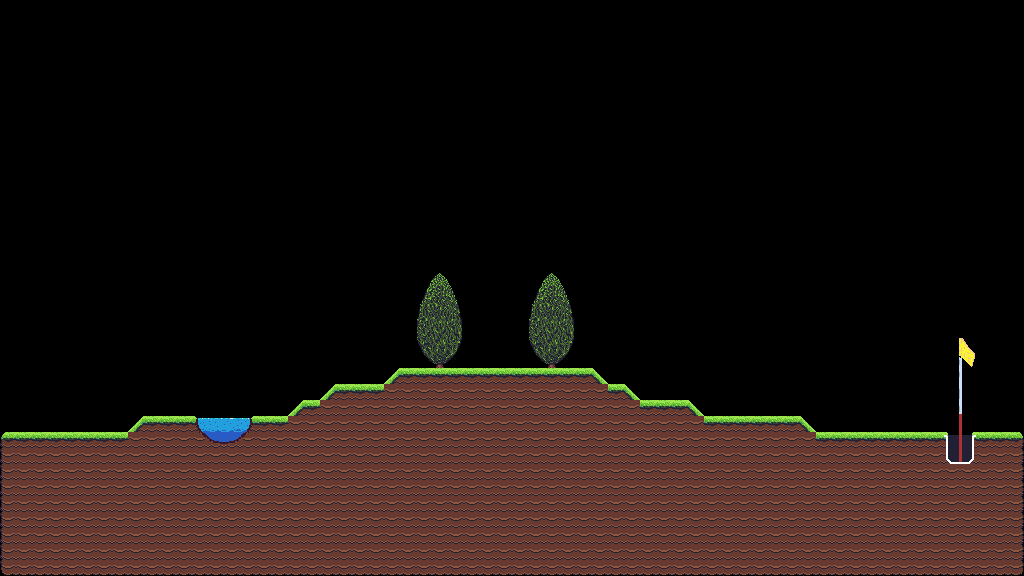

Below is a game level as drawn by its tile map, then a one-line description and the .tmx that defines it (tile-layer data replaced by summaries):
An orthogonal 64x36 tile map with 16x16 px tiles, 1 tile layer (Level), 2 tilesets and 209 objects (122x collide, 2x juniper, 2x finish).

<map version="1.10" tiledversion="1.11.1" orientation="orthogonal" renderorder="right-down" width="64" height="36" tilewidth="16" tileheight="16" infinite="0" nextlayerid="9" nextobjectid="9277">
 <tileset firstgid="1" name="prototype" tilewidth="16" tileheight="16" tilecount="128" columns="16">
  <image source="images/prototype.png" width="256" height="128" />
  <tile id="0" type="ground" />
  <tile id="1" type="ground" />
  <tile id="2" type="ground" />
  <tile id="3" type="ground" />
  <tile id="4" type="ground" />
 </tileset>
 <tileset firstgid="129" name="all2" tilewidth="16" tileheight="16" tilecount="210" columns="14">
  <image source="images/all2.png" width="224" height="244" />
 </tileset>
 <layer id="1" name="Level" width="64" height="36">
  <data>[2304 cells, 728 non-empty, 54 distinct tile ids]</data>
 </layer>
 <objectgroup id="8" name="Pool_Object">
  <object id="9266" x="198.875" y="428.25">
   <polygon points="0,0 13.5,13.5 35.625,14 49.375,0.75 34.625,18.375 9.125,17.75" />
  </object>
  <object id="9266" x="198.875" y="428.25">
   <polygon points="0,0 13.5,13.5 35.625,14 49.375,0.75 34.625,18.375 9.125,17.75" />
  </object>
 </objectgroup>
 <objectgroup id="7" name="Bushes_Leaf_Object">
  <object id="9121" name="juniper" x="416" y="272" width="51" height="94.5" />
  <object id="9130" name="juniper" x="528" y="272" width="51" height="94.5" />
 </objectgroup>
 <objectgroup id="6" name="Bushes_Object">
  <object id="9117" x="421.818" y="302.546">
   <polygon points="0,0 18,-28.7273 34,-0.181818" />
  </object>
  <object id="9118" x="421.909" y="303.647">
   <polygon points="0,0 34,-0.919192 38.9091,31.6202 -3.81818,32.1717" />
  </object>
  <object id="9119" x="417.909" y="336.553">
   <polygon points="0,0 42.8182,-0.643514 37.5455,15.5363 5.54545,15.7201" />
  </object>
  <object id="9120" x="424" y="352.916">
   <polygon points="0,0 31.0909,-0.280098 21,9.71007 11.1818,10.0835" />
  </object>
  <object id="9117" x="421.818" y="302.546">
   <polygon points="0,0 18,-28.7273 34,-0.181818" />
  </object>
  <object id="9118" x="421.909" y="303.647">
   <polygon points="0,0 34,-0.919192 38.9091,31.6202 -3.81818,32.1717" />
  </object>
  <object id="9119" x="417.909" y="336.553">
   <polygon points="0,0 42.8182,-0.643514 37.5455,15.5363 5.54545,15.7201" />
  </object>
  <object id="9120" x="424" y="352.916">
   <polygon points="0,0 31.0909,-0.280098 21,9.71007 11.1818,10.0835" />
  </object>
  <object id="9126" x="533.818" y="302.546">
   <polygon points="0,0 18,-28.7273 34,-0.181818" />
  </object>
  <object id="9127" x="533.909" y="303.647">
   <polygon points="0,0 34,-0.919192 38.9091,31.6202 -3.81818,32.1717" />
  </object>
  <object id="9128" x="529.909" y="336.553">
   <polygon points="0,0 42.8182,-0.643514 37.5455,15.5363 5.54545,15.7201" />
  </object>
  <object id="9129" x="536" y="352.916">
   <polygon points="0,0 31.0909,-0.280098 21,9.71007 11.1818,10.0835" />
  </object>
  <object id="9126" x="533.818" y="302.546">
   <polygon points="0,0 18,-28.7273 34,-0.181818" />
  </object>
  <object id="9127" x="533.909" y="303.647">
   <polygon points="0,0 34,-0.919192 38.9091,31.6202 -3.81818,32.1717" />
  </object>
  <object id="9128" x="529.909" y="336.553">
   <polygon points="0,0 42.8182,-0.643514 37.5455,15.5363 5.54545,15.7201" />
  </object>
  <object id="9129" x="536" y="352.916">
   <polygon points="0,0 31.0909,-0.280098 21,9.71007 11.1818,10.0835" />
  </object>
 </objectgroup>
 <objectgroup id="2" name="Ground_Object">
  <object id="9061" type="collide" x="1008" y="432" width="16" height="16" />
  <object id="9062" type="collide" x="0" y="432" width="16" height="16" />
  <object id="9063" type="collide" x="400" y="368" width="16" height="16" />
  <object id="9064" type="collide" x="464" y="368" width="16" height="16" />
  <object id="9065" type="collide" x="480" y="368" width="16" height="16" />
  <object id="9066" type="collide" x="496" y="368" width="16" height="16" />
  <object id="9067" type="collide" x="512" y="368" width="16" height="16" />
  <object id="9068" type="collide" x="576" y="368" width="16" height="16" />
  <object id="9069" type="collide" x="336" y="384" width="16" height="16" />
  <object id="9070" type="collide" x="352" y="384" width="16" height="16" />
  <object id="9071" type="collide" x="368" y="384" width="16" height="16" />
  <object id="9072" type="collide" x="608" y="384" width="16" height="16" />
  <object id="9073" type="collide" x="304" y="400" width="16" height="16" />
  <object id="9074" type="collide" x="640" y="400" width="16" height="16" />
  <object id="9075" type="collide" x="656" y="400" width="16" height="16" />
  <object id="9076" type="collide" x="672" y="400" width="16" height="16" />
  <object id="9077" type="collide" x="144" y="416" width="16" height="16" />
  <object id="9078" type="collide" x="160" y="416" width="16" height="16" />
  <object id="9079" type="collide" x="176" y="416" width="16" height="16" />
  <object id="9080" type="collide" x="256" y="416" width="16" height="16" />
  <object id="9081" type="collide" x="272" y="416" width="16" height="16" />
  <object id="9082" type="collide" x="704" y="416" width="16" height="16" />
  <object id="9083" type="collide" x="720" y="416" width="16" height="16" />
  <object id="9084" type="collide" x="736" y="416" width="16" height="16" />
  <object id="9085" type="collide" x="752" y="416" width="16" height="16" />
  <object id="9086" type="collide" x="768" y="416" width="16" height="16" />
  <object id="9087" type="collide" x="784" y="416" width="16" height="16" />
  <object id="9088" type="collide" x="16" y="432" width="16" height="16" />
  <object id="9089" type="collide" x="32" y="432" width="16" height="16" />
  <object id="9090" type="collide" x="48" y="432" width="16" height="16" />
  <object id="9091" type="collide" x="64" y="432" width="16" height="16" />
  <object id="9092" type="collide" x="80" y="432" width="16" height="16" />
  <object id="9093" type="collide" x="96" y="432" width="16" height="16" />
  <object id="9094" type="collide" x="112" y="432" width="16" height="16" />
  <object id="9095" type="collide" x="816" y="432" width="16" height="16" />
  <object id="9096" type="collide" x="832" y="432" width="16" height="16" />
  <object id="9097" type="collide" x="848" y="432" width="16" height="16" />
  <object id="9098" type="collide" x="864" y="432" width="16" height="16" />
  <object id="9099" type="collide" x="880" y="432" width="16" height="16" />
  <object id="9100" type="collide" x="896" y="432" width="16" height="16" />
  <object id="9101" type="collide" x="912" y="432" width="16" height="16" />
  <object id="9102" type="collide" x="928" y="432" width="16" height="16" />
  <object id="9103" type="collide" x="976" y="432" width="16" height="16" />
  <object id="9104" type="collide" x="992" y="432" width="16" height="16" />
  <object id="9105" type="collide" x="0" y="560" width="16" height="16" />
  <object id="9106" type="collide" x="0" y="448" width="16" height="16" />
  <object id="9107" type="collide" x="0" y="464" width="16" height="16" />
  <object id="9108" type="collide" x="0" y="480" width="16" height="16" />
  <object id="9109" type="collide" x="0" y="496" width="16" height="16" />
  <object id="9110" type="collide" x="0" y="512" width="16" height="16" />
  <object id="9111" type="collide" x="0" y="528" width="16" height="16" />
  <object id="9112" type="collide" x="0" y="544" width="16" height="16" />
  <object id="9131" type="collide" x="1008" y="560" width="16" height="16" />
  </objectgroup>
 <objectgroup id="3" name="Hole_Object">
  <!-- 8 objects omitted --></objectgroup>
 <objectgroup id="5" name="Spawn_Object">
  <!-- 1 objects omitted --></objectgroup>
</map>
<!-- 136 of 209 objects omitted -->
